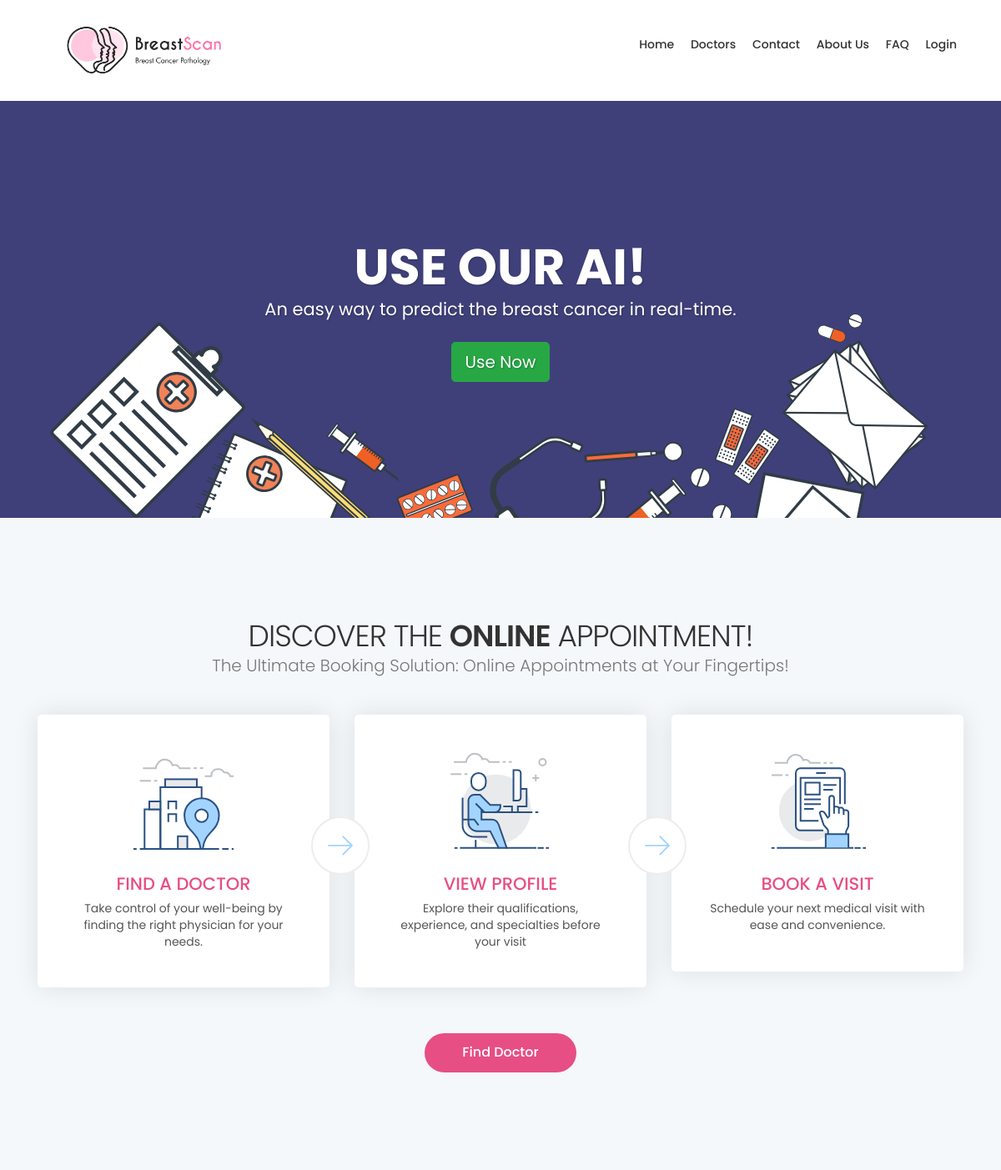
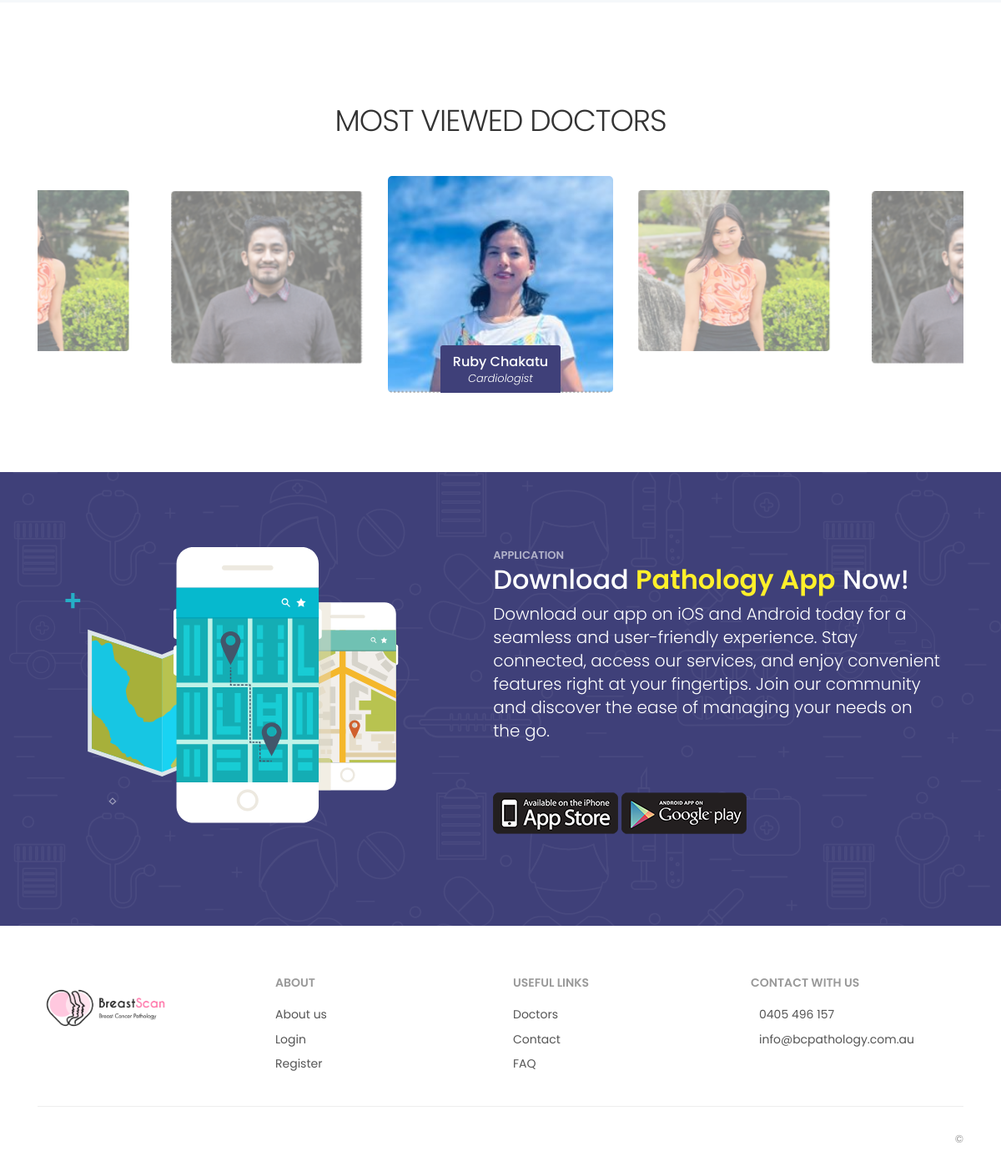
The page / on the database its author committed (2 pictures, top to bottom).
### tables this page shows
CREATE TABLE `doctors` (
  `id` int NOT NULL,
  `full_name` varchar(255) NOT NULL,
  `speciality` varchar(255) NOT NULL,
  `is_available` tinyint DEFAULT '1',
  `email` varchar(255) NOT NULL,
  `phone` bigint DEFAULT NULL,
  `photo` text NOT NULL,
  `created_at` timestamp NULL DEFAULT CURRENT_TIMESTAMP,
  `updated_at` timestamp NULL DEFAULT CURRENT_TIMESTAMP ON UPDATE CURRENT_TIMESTAMP
);

CREATE TABLE `about` (
  `id` int NOT NULL,
  `info` text NOT NULL,
  `full_address` varchar(250) NOT NULL,
  `phone` varchar(255) NOT NULL,
  `email` varchar(255) NOT NULL,
  `facebook_link` varchar(255) DEFAULT NULL,
  `linkedin_link` varchar(255) DEFAULT NULL,
  `created_at` timestamp NULL DEFAULT CURRENT_TIMESTAMP,
  `updated_at` timestamp NULL DEFAULT CURRENT_TIMESTAMP ON UPDATE CURRENT_TIMESTAMP
);

### app/Controllers/Home.php (called while the page is built, shortened)
<?php
class Home extends Controller
{
    public function __construct() {
        $this->faqModel = $this->model('Faq');
        $this->aboutModel = $this->model('About');
    }
    public function index($name = [])
    {
        $about_data = $this->aboutModel->getAboutData();
        $doctors = $this->faqModel->getAllDoctorsF();
        $data = [
            'title' => 'Home',
            'doctors' => $doctors,
            'about_data' => $about_data[0]
        ];
        $this->view('home/index', $data);
    }
}

### app/Core/App.php (called while the page is built, shortened)
<?php
class App {
    protected $method = 'index';
    public function __construct() {
        $url = $this->parseUrl();
        $this->controller = new $this->controller;
        $this->params = $url ? array_values($url) : [];
        call_user_func_array(array($this->controller, $this->method), $this->params);
    }
}

### public/index.php (called while the page is built, shortened)
<?php
$app = new app;

### app/Core/DB.php (called while the page is built, shortened)
<?php
class DB {
    protected $db;
	private $statement;
    public function __construct(){
		$this->db = new PDO(sprintf('mysql:host=%s;dbname=%s', DB_HOST, DB_NAME), DB_USER, DB_PASSWORD);
    }
    public function query($sql, $params = []) {
		$this->statement = $this->db->prepare($sql);
	}
    public function row() {
		$this->execute();
		return $this->statement->fetchAll(PDO::FETCH_ASSOC);
	}
	public function execute() {
		return $this->statement->execute();
	}
}

### app/Models/Faq.php (called while the page is built, shortened)
<?php
include_once('../app/Core/Model.php');
class Faq extends Core\Model
{
    public function getAllDoctorsF(){
        $this->db->query('SELECT * FROM doctors ORDER BY RAND() LIMIT 5');
        return $this->db->row();
    }
}

### app/Core/Model.php (called while the page is built, shortened)
<?php
abstract class Model {
	public function __construct() {
		$this->db = new DB;
	}
}

### app/Models/About.php (called while the page is built, shortened)
<?php
include_once('../app/Core/Model.php');
class About extends Core\Model
{
    public function getAboutData(){
        $this->db->query('SELECT * FROM about ORDER BY ID DESC LIMIT 1');
        return $this->db->row();
    }
}

### app/Views/home/index.php (the view, shortened to what this page needs)
<?php include('../app/Views/base/header.php');?>
<?php include('../app/Views/base/navbar.php');?>
		<div class="hero_home version_1">
			<div class="content">
				<h3>Use Our AI!</h3>
				<p>
					An easy way to predict the breast cancer in real-time.
				</p>
				<a href="/pathology/ai" class="btn btn-lg btn-success">Use Now</a>
			</div>
		</div>
		<div class="container margin_120_95">
			<div class="main_title">
				<h2>Discover the <strong>online</strong> appointment!</h2>
				<p>The Ultimate Booking Solution: Online Appointments at Your Fingertips!</p>
			</div>
			<div class="row add_bottom_30">
				<div class="col-lg-4 ">
					<div class="box_feat" id="icon_1">
						<span></span>
						<h3 class="wow fadeInLeft">Find a Doctor</h3>
						<p class="wow fadeInLeft">Take control of your well-being by finding the right physician for your needs.</p>
					</div>
				</div>
				<div class="col-lg-4">
					<div class="box_feat" id="icon_2">
						<span></span>
						<h3 class="wow fadeInLeft">View profile</h3>
						<p class="wow fadeInLeft">Explore their qualifications, experience, and specialties before your visit</p>
					</div>
				</div>
				<div class="col-lg-4">
					<div class="box_feat" id="icon_3">
						<h3 class="wow fadeInLeft">Book a visit</h3>
						<p class="wow fadeInLeft">Schedule your next medical visit with ease and convenience.</p>
					</div>
				</div>
			</div>
			<p class="text-center"><a href="/pathology/users/doctors" class="btn_1 medium wow bounce">Find Doctor</a></p>
		</div>
		<div class="bg_color_1">
			<div class="container margin_120_95">
				<div class="main_title">
					<h2>Most Viewed doctors</h2>
				</div>
				<div id="reccomended" class="owl-carousel owl-theme">
					<?php
	                    foreach ($data['doctors'] as $row) {
							echo '
								<div class="item">
									<a href="">
										<div class="title">
											<h4>'. $row['full_name'] .'<em>
											'. $row['speciality'] .'
											</em></h4>
										</div><img src="'. $row['photo'] .'" alt=""/>
									</a>
								</div>
							';
						}
					?>
				</div>
			</div>
		</div>
		<div id="app_section">
			<div class="container">
				<div class="row justify-content-around">
					<div class="col-md-5">
						<p><img src="/pathology/img/app_img.svg" alt="" class="img-fluid" width="500" height="433"></p>
					</div>
					<div class="col-md-6">
						<small>Application</small>
						<h3>Download <strong>Pathology App</strong> Now!</h3>
						<p class="lead">
Download our app on iOS and Android today for a seamless and user-friendly experience. Stay connected, access our services, and enjoy convenient features right at your fingertips. Join our community and discover the ease of managing your needs on the go.
						</p>
						<div class="app_buttons wow" data-wow-offset="100">
							<a href="#0" class="fadeIn"><img src="/pathology/img/apple_app.png" alt="" width="150" height="50" data-retina="true"></a>
							<a href="#0" class="fadeIn"><img src="/pathology/img/google_play_app.png" alt="" width="150" height="50" data-retina="true"></a>
						</div>
					</div>
				</div>
			</div>
		</div>
<?php include('../app/Views/base/footer.php');?>

### app/Views/base/footer.php (shortened to what this page needs)
</main>
<footer  class="wow fadeInUp">
	<div class="container margin_60_35">
		<div class="row">
			<div class="col-lg-3 col-md-12">
				<p>
					<a href="/pathology" title="Breast Cancer Pathology">
						<img src="/pathology/img/logos/logo.png" data-retina="true" alt="" width="163" height="36" class="img-fluid">
					</a>
				</p>
			</div>
			<div class="col-lg-3 col-md-4">
				<h5>About</h5>
				<ul class="links">
					<li><a href="/pathology/about">About us</a></li>
					<li><a href="/pathology/users/login">Login</a></li>
					<li><a href="/pathology/users/register">Register</a></li>
				</ul>
			</div>
			<div class="col-lg-3 col-md-4">
				<h5>Useful links</h5>
				<ul class="links">
					<li><a href="/pathology/users/doctors">Doctors</a></li>
					<li><a href="/pathology/contact">Contact</a></li>
					<li><a href="/pathology/faq">FAQ</a></li>
				</ul>
			</div>
			<div class="col-lg-3 col-md-4">
				<h5>Contact with Us</h5>
				<ul class="contacts">
					<li><a href="tel://<?=$data['about_data']['phone'];?>"><i class="icon_mobile"></i><?=$data['about_data']['phone'];?></a></li>
					<li><a href="mailto:<?=$data['about_data']['email'];?>"><i class="icon_mail_alt"></i> <?=$data['about_data']['email'];?></a></li>
				</ul>
			</div>
		</div>
		<hr>
		<div class="row">
			<div class="col-md-8">
			</div>
			<div class="col-md-4">
				<div id="copy">© <span id="year"></span></div>
			</div>
		</div>
	</div>
</footer>
	</div>
</body>
</html>

### public/css/custom.css (style rules this page uses)
:root { --theme-color: #3f4079; --theme-light: #3f40791c; --theme-f-color: #fff; }

### rows shown on the page
doctors: full_name "Ruby Chakatu", speciality "Cardiologist", photo (picture)
doctors: photo (picture)
doctors: photo (picture)
about: phone "0405 496 157", email "info@bcpathology.com.au"
